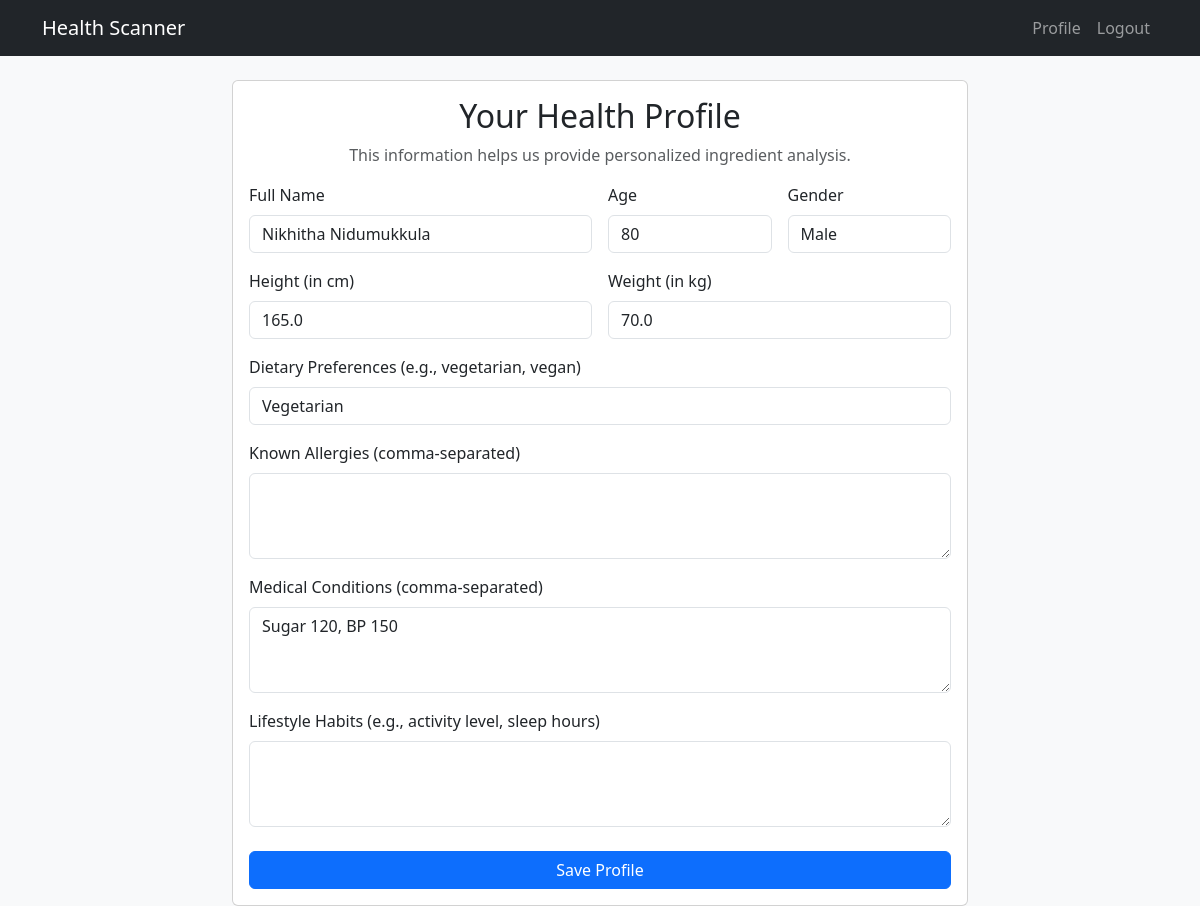
Before: /profile (signed in) with the older database file.
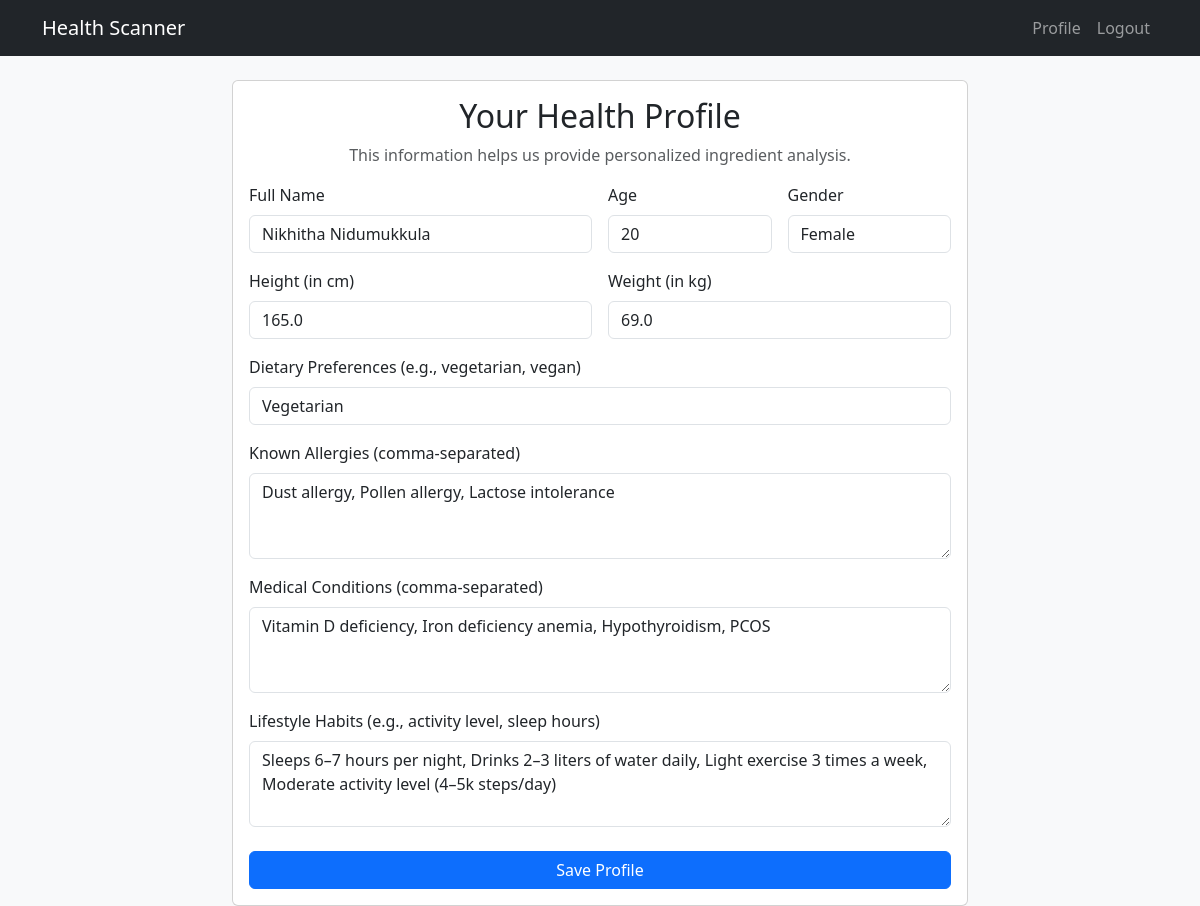
After: the same page with the newer database file.
### app/models.py (models this page shows)
class HealthProfile(db.Model):
    id = db.Column(db.Integer, primary_key=True)
    name = db.Column(db.String(100), nullable=False)
    age = db.Column(db.Integer, nullable=False)
    gender = db.Column(db.String(50), nullable=False)
    height = db.Column(db.Float, nullable=False)
    weight = db.Column(db.Float, nullable=False)
    dietary_preferences = db.Column(db.String(200), nullable=True)
    allergies = db.Column(db.String(300), nullable=True)
    medical_conditions = db.Column(db.String(300), nullable=True)
    lifestyle_habits = db.Column(db.String(300), nullable=True)
    user_id = db.Column(db.Integer, db.ForeignKey('user.id'), nullable=False, unique=True)

### app/routes.py (the view, shortened to what this page needs)
@main.route('/profile', methods=['GET', 'POST'])
@login_required
def profile():
    profile = HealthProfile.query.filter_by(user_id=current_user.id).first()
    form = HealthProfileForm(obj=profile)
    return render_template('profile.html', title='Health Profile', form=form)

### app/forms.py
class HealthProfileForm(FlaskForm):
    name = StringField('Full Name', validators=[DataRequired()])
    age = IntegerField('Age', validators=[DataRequired()])
    gender = SelectField('Gender', choices=[('Male', 'Male'), ('Female', 'Female'), ('Other', 'Other')], validators=[DataRequired()])
    height = FloatField('Height (in cm)', validators=[DataRequired()])
    weight = FloatField('Weight (in kg)', validators=[DataRequired()])
    dietary_preferences = StringField('Dietary Preferences (e.g., vegetarian, vegan)')
    allergies = TextAreaField('Known Allergies (comma-separated)')
    medical_conditions = TextAreaField('Medical Conditions (comma-separated)')
    lifestyle_habits = TextAreaField('Lifestyle Habits (e.g., activity level, sleep hours)')
    submit = SubmitField('Save Profile')

### templates/profile.html (shortened to what this page needs)
{% extends "layout.html" %}
{% block content %}
<div class="row justify-content-center">
    <div class="col-md-8">
        <div class="card">
            <div class="card-body">
                <h2 class="card-title text-center">Your Health Profile</h2>
                <p class="text-center text-muted">This information helps us provide personalized ingredient analysis.</p>
                <form method="POST" action="">
                    <div class="row g-3">
                        <div class="col-md-6">
                            {{ form.name.label(class="form-label") }}
                            {{ form.name(class="form-control") }}
                        </div>
                        <div class="col-md-3">
                            {{ form.age.label(class="form-label") }}
                            {{ form.age(class="form-control") }}
                        </div>
                        <div class="col-md-3">
                            {{ form.gender.label(class="form-label") }}
                            {{ form.gender(class="form-control") }}
                        </div>
                        <div class="col-md-6">
                            {{ form.height.label(class="form-label") }}
                            {{ form.height(class="form-control") }}
                        </div>
                        <div class="col-md-6">
                            {{ form.weight.label(class="form-label") }}
                            {{ form.weight(class="form-control") }}
                        </div>
                        <div class="col-12">
                            {{ form.dietary_preferences.label(class="form-label") }}
                            {{ form.dietary_preferences(class="form-control") }}
                        </div>
                        <div class="col-12">
                            {{ form.allergies.label(class="form-label") }}
                            {{ form.allergies(class="form-control", rows=3) }}
                        </div>
                        <div class="col-12">
                            {{ form.medical_conditions.label(class="form-label") }}
                            {{ form.medical_conditions(class="form-control", rows=3) }}
                        </div>
                        <div class="col-12">
                            {{ form.lifestyle_habits.label(class="form-label") }}
                            {{ form.lifestyle_habits(class="form-control", rows=3) }}
                        </div>
                    </div>
                    <div class="d-grid mt-4">
                        {{ form.submit(class="btn btn-primary") }}
                    </div>
                </form>
            </div>
        </div>
    </div>
</div>
{% endblock content %}

### templates/layout.html (shortened to what this page needs)
<!DOCTYPE html>
<html lang="en">
<head>
    <link href="https://cdn.jsdelivr.net/npm/bootstrap@5.3.2/dist/css/bootstrap.min.css" rel="stylesheet">
    <link rel="stylesheet" href="{{ url_for('static', filename='css/style.css') }}">
</head>
<body>
    <nav class="navbar navbar-expand-lg navbar-dark bg-dark">
        <div class="container">
            <a class="navbar-brand" href="{{ url_for('main.index') }}">Health Scanner</a>
            <div class="collapse navbar-collapse" id="navbarNav">
                <ul class="navbar-nav ms-auto">
                    {% if current_user.is_authenticated %}
                        <li class="nav-item">
                            <a class="nav-link" href="{{ url_for('main.profile') }}">Profile</a>
                        </li>
                        <li class="nav-item">
                            <a class="nav-link" href="{{ url_for('main.logout') }}">Logout</a>
                        </li>
                    {% endif %}
                </ul>
            </div>
        </div>
    </nav>
    <main class="container mt-4">
        {% block content %}{% endblock %}
    </main>
</body>
</html>

### static/css/style.css (style rules this page uses)
body { background-color: #f8f9fa; }

Changed rows visible on the page:
changed HealthProfile "Nikhitha Nidumukkula": age "80" → "20"; gender "Male" → "Female"; weight "70.0" → "69.0"; allergies (not shown) → "Dust allergy, Pollen allergy, Lactose intolerance"; medical_conditions "Sugar 120, BP 150" → "Vitamin D deficiency, Iron deficiency anemia, Hypothyroidism, PCOS"; lifestyle_habits (not shown) → "Sleeps 6–7 hours per night, Drinks 2–3 liters of water daily, Light exercise 3 times a week, Moderate activity level (4–5k steps/day)"
